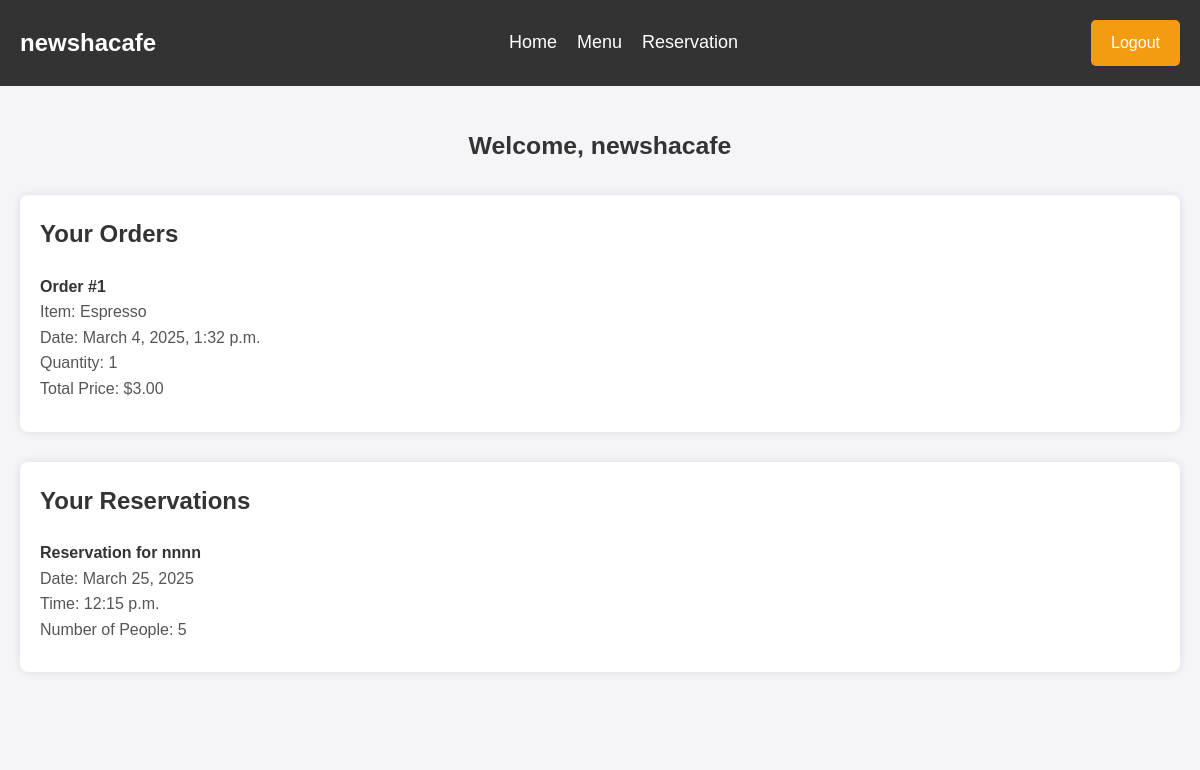
/orders/dashboard/ (signed in), run on the app's committed database.
### orders/models.py (models this page shows, shortened)
class Order(models.Model):
    user = models.ForeignKey(User, on_delete=models.CASCADE)
    order_number = models.PositiveIntegerField(default=1)
    item_name = models.CharField(max_length=100)
    quantity = models.PositiveIntegerField(default=1)
    date = models.DateTimeField(auto_now_add=True)
    price = models.DecimalField(max_digits=6, decimal_places=2, default=0.00)

class Reservation(models.Model):
    user = models.ForeignKey(User, on_delete=models.CASCADE)
    fullname = models.CharField(max_length=255)
    reservation_date = models.DateField()
    reservation_time = models.TimeField()
    number_of_people = models.IntegerField()

### orders/views.py (the view)
# urls.py: path('dashboard/', views.dashboard, name='dashboard'),
@login_required
def dashboard(request):
    orders = Order.objects.filter(user=request.user)
    reservations = Reservation.objects.filter(user=request.user)
    return render(request, 'dashboard.html', {'orders': orders, 'reservations': reservations})

### templates/dashboard.html (shortened to what this page needs)
{% extends 'base.html' %}
{% load static %}
{% block extra_css %}
<link rel="stylesheet" href="{% static 'style/dashboard.css' %}">
{% endblock %}
{% block content %}
  <div class="dashboard-container">
    <h2>Welcome, {{ user.username }}</h2>
    <div class="orders-section">
      <h3>Your Orders</h3>
      <ul>
        {% for order in orders %}
          <li>
            <strong>Order #{{ order.order_number }}</strong><br>
            Item: {{ order.item_name }}<br>
            Date: {{ order.date }}<br>
            Quantity: {{ order.quantity }}<br>
            Total Price: ${{ order.price }}
          </li>
        {% empty %}
          <li>No orders placed yet.</li>
        {% endfor %}
      </ul>
    </div>
    <div class="reservations-section">
      <h3>Your Reservations</h3>
      <ul>
        {% for reservation in reservations %}
          <li>
            <strong>Reservation for {{ reservation.fullname }}</strong><br>
            Date: {{ reservation.reservation_date }}<br>
            Time: {{ reservation.reservation_time }}<br>
            Number of People: {{ reservation.number_of_people }}<br>
          </li>
        {% empty %}
          <li>No reservations yet.</li>
        {% endfor %}
      </ul>
    </div>
  </div>
{% endblock %}

### templates/base.html (shortened to what this page needs)
{% load static %}
<!DOCTYPE html>
<html lang="en">
<head>
    {% block extra_css %}{% endblock %}
    <link rel="stylesheet" href="{% static 'style/home.css' %}">
    <link rel="stylesheet" href="https://cdnjs.cloudflare.com/ajax/libs/font-awesome/6.4.2/css/all.min.css">
</head>
<body>
    <header>
        <nav>
            {% if user.is_authenticated %}
                <h2><a href="{% url 'dashboard' %}">{{ user.username }}</a></h2>
            {% else %}
                <h2>Our Coffee</h2>
            {% endif %}
            <ul class="menu">
                <li><a href="{% url 'home' %}">Home</a></li>
                <li><a href="{% url 'menu' %}">Menu</a></li>
                <li><a href="{% url 'reservation' %}">Reservation</a></li>
            </ul>
            {% if user.is_authenticated %}
                <a href="{% url 'logout' %}" class="btn">Logout</a>
            {% else %}
                <a href="{% url 'login' %}" class="btn">Login / Sign Up</a>
            {% endif %}
        </nav>
    </header>
    <main>
        {% block content %}{% endblock %}
    </main>
</body>
</html>

### static/style/dashboard.css (style rules this page uses)
.dashboard-container { background-color: #f4f4f9; padding: 40px 20px; max-width: 1200px; margin: 0 auto; }
.dashboard-container h2 { font-size: 1.55rem; margin-bottom: 30px; text-align: center; color: #333; }
.orders-section, .reservations-section { background-color: white; padding: 20px; margin-bottom: 30px; border-radius: 8px; box-shadow: 0 0 10px rgba(0, 0, 0, 0.1); }
.orders-section h3, .reservations-section h3 { font-size: 1.5rem; margin-bottom: 20px; color: #333; }
.orders-section ul, .reservations-section ul { list-style-type: none; }
.orders-section ul li, .reservations-section ul li { font-size: 16px; margin-bottom: 10px; color: #555; }
.orders-section ul li strong, .reservations-section ul li strong { color: #333; }

### static/style/home.css (style rules this page uses)
* { margin: 0; padding: 0; box-sizing: border-box; font-family: Arial, sans-serif; }
body { background-color: #f4f4f9; color: #333; line-height: 1.6; font-family: Arial, sans-serif; }
header { background-color: #333; color: white; padding: 20px 0; text-align: center; }
header nav { display: flex; justify-content: space-between; align-items: center; padding: 0 20px; }
header h2 { font-size: 24px; font-weight: bold; }
header h2 a { color: white; text-decoration: none; }
header ul { list-style: none; display: flex; gap: 20px; }
header ul li { display: inline; }
header ul li a { color: white; text-decoration: none; font-size: 18px; transition: color 0.3s; }
header .btn { background-color: #f39c12; color: white; padding: 10px 20px; text-decoration: none; font-size: 16px; border-radius: 5px; transition: background-color 0.3s; display: inline-block; text-align: center; }

### data on the page
Order: order_number "1", item_name "Espresso", date "March 4, 2025, 1:32 p.m.", quantity "1", price "3.00"
Reservation: fullname "nnnn", reservation_date "March 25, 2025", reservation_time "12:15 p.m.", number_of_people "5"

### other printed values
{{ user.username }} "newshacafe"
